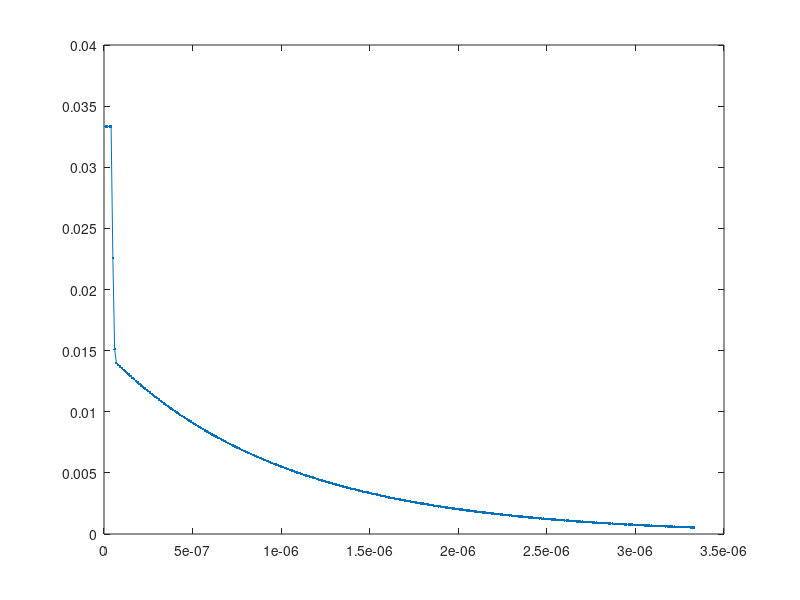

Reproduce this figure in MATLAB. (Note: this script raises an error after producing the figure.)
%%
% Try to simulate a fluoresence distribution
pulserate = 300000; % Hz
pulseperiod = 1/pulserate;
dt = 10e-9; % Sec: bin resolution
Nbins = floor(pulseperiod/dt);
tau = 10e-7; % Sec
k1 = 45; % Amplitude of exponential
tau2 = 2.5e-8;
k2 = 500; % Amplitude of 2nd exp
k3 = 100;
T = dt*(1:Nbins);
S = (min(k3, max(k2*exp(-T/tau2), k1*exp(-T/tau))));

vbin = T>=100e-9 & T <= 450e-9;
bincts = sum(S(vbin));
totcts = sum(S);
plot(T,S,'.-');
title(sprintf('Binned counts: %.1f Total counts: %.1f', bincts, totcts));
%%
Pdist = S/pulserate;
P0 = 1 - sum(Pdist);
plot(T,Pdist*100,'.-');
title(sprintf('P(0) = %.2f %', P0*100));
ylabel('P(T) %');
xlabel('T sec');
%%
Pcumsum = cumsum(Pdist);
plot(T,Pcumsum);
%%
% Pick a resolution <= min(Pdist), then map the cumsum onto integers
Presmax = min(Pdist);
IPmaxmin = floor(1/Presmax);
Nbits = ceil(log(IPmaxmin)/log(2));
Pres = 2^(-Nbits);
IPcumsum = floor(Pcumsum/Pres);
maxbits = dec2hex(max(IPcumsum), ceil(Nbits/4));
IPmax = 2^Nbits;
plot(T,IPcumsum,'.');
title(sprintf('Nbits = %d, IPmax = %.3g, max = %s', Nbits, IPmax, maxbits));
%%
plot(diff(IPcumsum),'.');
%%
R = rand(pulserate,1)*IPmax;
dT = interp1([IPcumsum IPmax],[1:length(IPcumsum) 0], R, 'next', 'extrap');
h = histogram(dT,[0:length(IPcumsum)+1]);
plot(T,S,T,h.Values(2:end),'.');
%%
% This is data from simulation where
% N_CHANNELS := 1
NA = 4;
% NB := 75
% NC := 300000, which matches pulserate above
simCt = [103 359 150 159 129 164 134 125 145 120 107 122 129 108 109 ...
  104 90 82 96 93 62 89 74 61 67 66 74 62 65 54 70 51 49 53 39 47 33 ...
  37 37 39 37 38 39 30 29 19 30 26 32 23 18 31 23 26 25 20 19 20 18 ...
  14 13 22 10 14 18 11 10 14 13 15 10 7 16 6 10];
simT = (1:length(simCt))*NA*10e-9;
hold on
plot(simT,simCt/NA,'*b');
hold off
legend('P(T)','Matlab Sim','MODELSIM');
xlabel('T');
ylabel('counts');
%%
N = 1000;
bcts = zeros(N,1);
for i=1:N
  R = rand(pulserate,1)*IPmax;
  dT = interp1([IPcumsum IPmax],[T 0], R, 'next', 'extrap');
  bcts(i) = sum(dT>=100e-9 & dT <= 450e-9);
end
bcts_mean = mean(bcts);
bcts_std = std(bcts);
fprintf(1,'mean = %.1f  std = %.1f  var = %.1f\n', bcts_mean, bcts_std, bcts_std^2);
%%
for i=1:Nbins
  fprintf(1, '%3d: %05X\n', i, IPcumsum(i));
end
%%
Nbitsnz = ceil(log2(max(IPcumsum)));
indent = '          ';
fprintf(1, '%sIF (R <= %d) THEN\n%s  Nbins <= my_US(1);\n', indent, IPcumsum(1), indent );
for i=2:Nbins
  fprintf(1, '%sELSIF (R <= %d) THEN\n%s  Nbins <= my_US(%d);\n', indent, IPcumsum(i), indent, i);
end
fprintf(1, '%sELSE\n%s  Nbins <= my_US(0);\n%sEND IF;\n', indent, indent, indent);
% %%
% R = rand(1,1)*IPmax;
% dT = binsearch(IPcumsum, R);
% %%
% function ind = binsearch(T, R, low, high)
%   if nargin < 4
%     low = 1;
%     high = length(T);
%     if R > T(high)
%       ind = high+1;
%       return;
%     end
%   end
%   if low==high
%     ind = low;
%   else
%     mid = floor((low+high)/2);
%     if R > T(mid)
%       ind = binsearch(T, R, mid+1, high);
%     else
%       ind = binsearch(T, R, low, mid);
%     end
%   end
%   return;
% end
% 
% 
